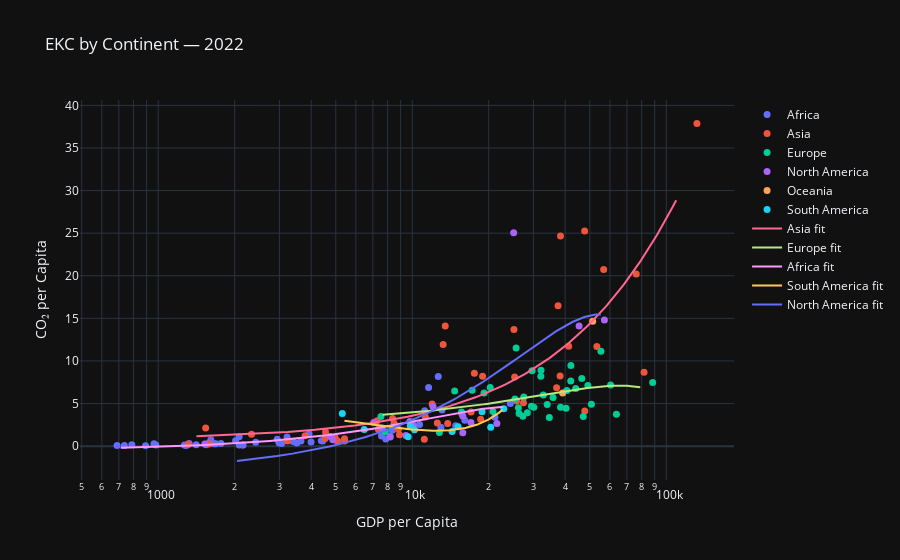

Notebook source saved alongside this figure:
### Code cell
continents = df_ekc['continent'].dropna().unique().tolist()
cont_counts = df_ekc[df_ekc['year'] == analysis_year].groupby('continent').size()
continents = [c for c in continents if cont_counts.get(c,0) >= 10]  # only continents with >=10 countries

fig = go.Figure()
for c in sorted(df_ekc['continent'].unique()):
    sub = df_ekc[(df_ekc['year']==analysis_year) & (df_ekc['continent']==c)]
    if sub.shape[0] == 0:
        continue
    fig.add_trace(go.Scatter(
        x=sub['gdp_per_capita'], y=sub['co2_per_capita'],
        mode='markers', name=str(c), hovertext=sub['country'],
        marker=dict(size=7), visible=True
    ))

for c in continents:
    sub = df_ekc[(df_ekc['year']==analysis_year) & (df_ekc['continent']==c)]
    sub = sub.copy()
    sub['gdp_pc_sq'] = sub['gdp_per_capita']**2
    mod = smf.ols('co2_per_capita ~ gdp_per_capita + gdp_pc_sq', data=sub).fit()
    grid = np.linspace(sub['gdp_per_capita'].quantile(0.01), sub['gdp_per_capita'].quantile(0.99), 120)
    pred = pd.DataFrame({'gdp_per_capita':grid})
    pred['gdp_pc_sq'] = pred['gdp_per_capita']**2
    pred['fitted'] = mod.predict(pred)
    fig.add_trace(go.Scatter(x=pred['gdp_per_capita'], y=pred['fitted'], mode='lines', name=f'{c} fit'))

fig.update_layout(title=f'EKC by Continent — {analysis_year}', xaxis_title='GDP per Capita', yaxis_title='CO₂ per Capita')
fig.update_xaxes(type='log')
fig.show()
